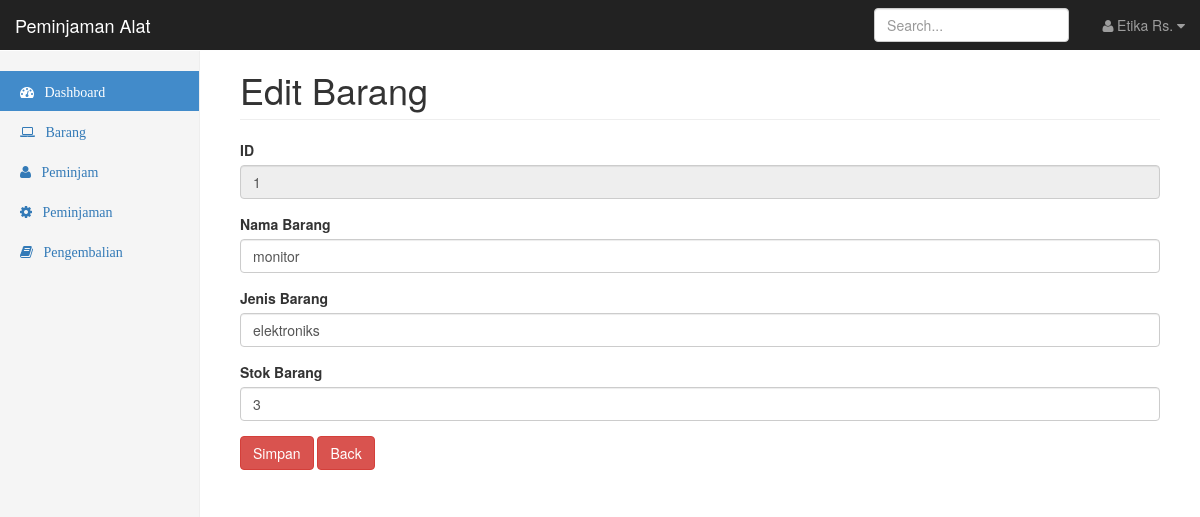
Screenshot of /editbrg.php?id_brg=1 (signed in) with the database file from the repository.
### tables this page shows
CREATE TABLE `barang` (
  `id_brg` int(11) NOT NULL,
  `nama_brg` varchar(255) NOT NULL,
  `jenis_brg` varchar(255) NOT NULL,
  `stok_brg` varchar(255) NOT NULL,
  `foto` varchar(300) NOT NULL
);

### editbrg.php (the view, shortened to what this page needs)
<?php
include "config/koneksi.php" ?>
<!DOCTYPE html>
<html lang="en">
  <head>
    <link href="bootstrap/dist/css/bootstrap.min.css" rel="stylesheet">
    <link href="bootstrap/dist/css/global.css" rel="stylesheet">
    <link href="bootstrap/font-awesome/css/font-awesome.min.css" rel="stylesheet" type="text/css">
  </head>
  <body>
    <nav class="navbar navbar-inverse navbar-fixed-top">
      <div class="container-fluid">
        <div class="navbar-header">
          <a class="navbar-brand" href="#">Peminjaman Alat</a>
        </div>
        <div id="navbar" class="navbar-collapse collapse">
          <ul class="nav navbar-nav navbar-right">
            <li class="dropdown">
              <a class="dropdown-toggle" data-toggle="dropdown">
                <i class="fa fa-user fa-fw"></i>Etika Rs. <i class="fa fa-caret-down"></i>
              </a>
          </li>
          </ul>
          <form class="navbar-form navbar-right">
            <input type="text" class="form-control" placeholder="Search...">
          </form>
        </div>
      </div>
    </nav>
    <div class="container-fluid">
      <div class="row">
        <div class="col-sm-3 col-md-2 sidebar">
          <ul class="nav nav-sidebar">
            <li class="active"><a href="#"><i class="fa fa-dashboard">&nbsp;&nbsp;&nbsp;Dashboard</i></a></li>
            <li><a href="barang.php"><i class="fa fa-laptop">&nbsp;&nbsp;&nbsp;Barang</i></a></li>
            <li><a href="peminjam.php"><i class="fa fa-user">&nbsp;&nbsp;&nbsp;Peminjam</i></a></li>
            <li><a href="#"><i class="fa fa-gear">&nbsp;&nbsp;&nbsp;Peminjaman</i></a></li>
            <li><a href="#"><i class="fa fa-book">&nbsp;&nbsp;&nbsp;Pengembalian</i></a></li>
          </ul>
        </div>
        <div class="col-sm-9 col-sm-offset-3 col-md-10 col-md-offset-2 main">
          <h1 class="page-header">Edit Barang</h1>
              <section class="row">
                <div class="col-md-12">
                <div class="box box-danger">
                <?php
                  $id_brg = $_GET['id_brg'];
                  $query = $mysqli->query("SELECT * FROM barang where id_brg='$id_brg'");
                  while ($qu = mysqli_fetch_array($query)){
                    ?>
                  <form role="form" action="proseseditbrg.php" method="post">
                  <div class = "box-body">
                  <div class ="form-group">
                    <label for="exampleInputEmail1">ID</label>
                    <input type="text" disable value="<?php echo $qu['id_brg'] ?>" name="id_brg" class="form-control" placeholder="" disabled>
                    </div>
                    <div class ="form-group">
                    <label for="exampleInputPassword1">Nama Barang</label>
                    <input type="text"  value="<?php echo$qu['nama_brg'] ?>" name="nama_brg"
                    class="form-control" placeholder="" required>
                    </div>
                   <div class ="form-group">
                    <label for="exampleInputPassword1">Jenis Barang</label>
                    <input type="text"  value="<?php echo$qu['jenis_brg'] ?>" name="jenis_brg"
                    class="form-control" placeholder="" required>
                    </div>
                     <div class ="form-group">
                    <label for="exampleInputPassword1">Stok Barang</label>
                    <input type="text"  value="<?php echo$qu['stok_brg'] ?>" name="stok_brg"
                    class="form-control" placeholder="" required>
                    </div>
                <?php
                }
            ?>
            <button type="submit" class="btn btn-danger">Simpan</button>
            <a href="barang.php" class="btn btn-danger">Back</a>
            </div>
            </form>
            </section>
          </div>
        </div>
      </div>
    <?php require_once "templates/footer.php" ?>

### rows the page displays
barang: id_brg "1", nama_brg "monitor", jenis_brg "elektroniks", stok_brg "3"
